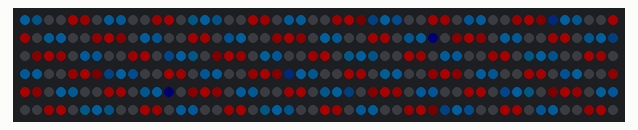
Simulated run of this sketch. Board: Arduino Uno, built with avr-gcc and run on an emulated ATmega328P. Shown: 300 RGB LEDs in strip order, left to right, continuing on the next row. Dim RGB values are drawn brighter than linear.

Above: at 1.1 s.
At 5.14 s:
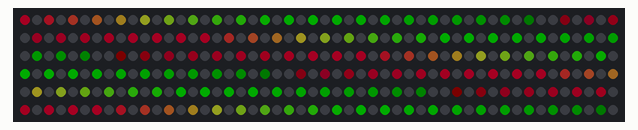
At 9.19 s:
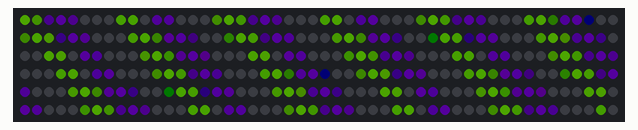
At 19.3 s:
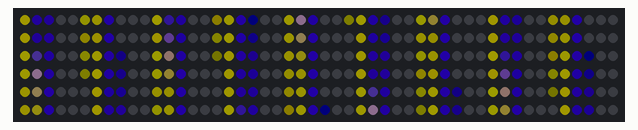
At 29.41 s:
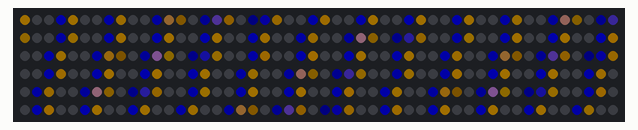
At 39.53 s:
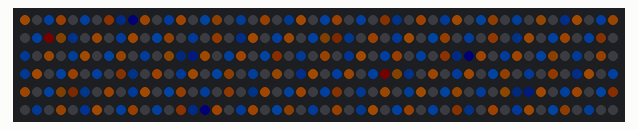

The sketch:

two_sin_pal_demo.ino
```cpp
/* two_sin_pal_demo

By: Andrew Tuline

Date: July, 2015

Two moving waves of different colours. In this case, the wave values are either '1' or '0', thus really bars.
The cool thing about this routine is that there are lot of configurable items without requiring a lot of complex code. It uses
sine waves to create 'bars' and not lengthy/complex 'marching' code.


With a few potentiometers or other inputs, you could change several values:

- Change the width of each wave
- Change the speed
- Change the direction
- Change the overall frequency
- Change the colour of each wave or even change the hue rotation speed.
- You could even get real funky and have different frequencies and phase changes for the waves. Epilepsy alert!

This would make for an awesome interactive display for youth.


*/


#include "FastLED.h"                                          // FastLED library. Please use the latest development version.

#define qsubd(x, b)  ((x>b)?wavebright:0)                     // A digital unsigned subtraction macro. if result <0, then => 0. Otherwise, take on fixed value.
#define qsuba(x, b)  ((x>b)?x-b:0)                            // Unsigned subtraction macro. if result <0, then => 0


#if FASTLED_VERSION < 3001000
#error "Requires FastLED 3.1 or later; check github for latest code."
#endif


// Fixed definitions cannot change on the fly.
#define LED_DT 7                                             // Data pin to connect to the strip.
#define COLOR_ORDER GRB                                       // It's GRB for WS2812B and BGR for APA102
#define LED_TYPE WS2812B                                       // What kind of strip are you using (WS2801, WS2812B or APA102)?
#define NUM_LEDS 300                                           // Number of LED's.

CRGB leds[NUM_LEDS];

unsigned long previousMillis;                                 // Store last time the strip was updated.

// Most of these variables can be mucked around with. Better yet, add some form of variable input or routine to change them on the fly. 1970's here I come. .
//

uint8_t brightness = 255;

uint8_t wavebright = 128;                                     // You can change the brightness of the waves/bars rolling across the screen. Best to make them not as bright as the sparkles.
uint8_t thishue = 0;                                          // You can change the starting hue value for the first wave.
uint8_t thathue = 140;                                        // You can change the starting hue for other wave.
uint8_t thisrot = 1;                                          // You can change how quickly the hue rotates for this wave. Currently 0.
uint8_t thatrot = 1;                                          // You can change how quickly the hue rotates for the other wave. Currently 0.
uint8_t allsat = 255;                                         // I like 'em fully saturated with colour.
uint8_t thisdir = 0;
uint8_t thatdir = 0;
uint8_t alldir = 0;                                           // You can change direction.
int8_t thisspeed = 4;                                         // You can change the speed.
int8_t thatspeed = 4;                                         // You can change the speed.
uint8_t allfreq = 32;                                         // You can change the frequency, thus overall width of bars.
int thisphase = 0;                                            // Phase change value gets calculated.
int thatphase = 0;                                            // Phase change value gets calculated.
uint8_t thiscutoff = 192;                                     // You can change the cutoff value to display this wave. Lower value = longer wave.
uint8_t thatcutoff = 192;                                     // You can change the cutoff value to display that wave. Lower value = longer wave.
int thisdelay = 1;

uint8_t fadeval = 192;


CRGBPalette16 thisPalette;
CRGBPalette16 thatPalette;
TBlendType    currentBlending;        // NOBLEND or LINEARBLEND


void setup() {
  delay(1000);                                                 // Power-up safety delay or something like that.
  Serial.begin(57600);

//  FastLED.addLeds<LED_TYPE, LED_DT, LED_CK, COLOR_ORDER>(leds, NUM_LEDS);  // WS2801 and APA102
  FastLED.addLeds<LED_TYPE, LED_DT, COLOR_ORDER>(leds, NUM_LEDS);       // WS2812

  set_max_power_in_volts_and_milliamps(5, 3000);               // FastLED power management set at 5V, 500mA
  FastLED.setBrightness(brightness);

  // Also, RainbowColors_p, RainbowStripeColors_p, OceanColors_p, CloudColors_p, LavaColors_p, ForestColors_p, and PartyColors_p
  thisPalette = RainbowColors_p;
  thatPalette = RainbowColors_p;
  currentBlending = LINEARBLEND;
} // setup()


void loop() {
  EVERY_N_MILLISECONDS(10) {
    ChangeMe();
  }

  EVERY_N_MILLISECONDS(thisdelay) {
    two_sin();                                                // Routine is still delay based, but at least it's now a non-blocking day.
  }
  show_at_max_brightness_for_power();
} // loop()


void two_sin() {

//  if (alldir == 0) {thisphase+=thisspeed; thatphase+=thatspeed;}        // You can change direction.
//  else {thisphase-=thisspeed; thatphase-=thatspeed;}                    // You can have individual speeds.

    thisdir ? thisphase += beatsin8(thisspeed, 2, 10) : thisphase -= beatsin8(thisspeed, 2, 10);
    thatdir ? thatphase += beatsin8(thisspeed, 2, 10) : thatphase -= beatsin8(thatspeed, 2, 10);
    thatphase += beatsin8(thatspeed, 2, 10);
    thishue += thisrot;                                        // Hue rotation is fun for thiswave.
    thathue += thatrot;                                        // It's also fun for thatwave.

  for (int k=0; k<NUM_LEDS-1; k++) {
    int thisbright = qsuba(cubicwave8((k*allfreq)+thisphase), thiscutoff);      // qsub sets a minimum value called thiscutoff. If < thiscutoff, then bright = 0. Otherwise, bright = 128 (as defined in qsub)..
    int thatbright = qsuba(cubicwave8((k*allfreq)+128+thatphase), thatcutoff);  // This wave is 180 degrees out of phase (with the value of 128).

    leds[k] = ColorFromPalette(thisPalette, thishue, thisbright, currentBlending);
    leds[k] += ColorFromPalette(thatPalette, thathue, thatbright, currentBlending);
  }
     nscale8(leds,NUM_LEDS,fadeval);
} // sinmov8()


// RainbowColors_p, RainbowStripeColors_p, OceanColors_p, CloudColors_p, ForestColors_p, and PartyColors_p.
void ChangeMe() {

//  thisrot += 1;
//  thatrot -= 1;
//  thisspeed += 1;
//  thatspeed += 1;
  allfreq += 1;

//  uint8_t secondHand = (millis() / 1000) % 60;                // Increase this if you want a longer demo.
//  static uint8_t lastSecond = 99;                             // Static variable, means it's only defined once. This is our 'debounce' variable.
//  if( lastSecond != secondHand) {
//    lastSecond = secondHand;
//    switch (secondHand) {
//      case  0: thisrot = 1; thatrot = 1; thisPalette=PartyColors_p; thatPalette=PartyColors_p; break;
//      case  5: thisrot = 0; thatdir = 1; thatspeed = -4; thisPalette=ForestColors_p; thatPalette=OceanColors_p; break;
//      case 10: thatrot = 0; thisPalette=PartyColors_p; thatPalette=RainbowColors_p; break;
//      case 15: allfreq = 16; thisdir = 1; thathue = 128; break;
//      case 20: thiscutoff = 96; thatcutoff = 240; break;
//      case 25: thiscutoff = 96; thatdir = 0; thatcutoff = 96; thisrot = 1; break;
//      case 30: thisspeed= -4; thisdir = 0; thatspeed= -4; break;
//      case 35: thiscutoff = 128; thatcutoff = 128; wavebright = 64; break;
//      case 40: wavebright = 128; thisspeed = 3; break;
//      case 45: thisspeed = 3; thatspeed = -3; break;
//      case 50: thisspeed = 2; thatcutoff = 96; thiscutoff = 224; thatspeed = 3; break;
//      case 55: resetvar(); break;
//      case 60: break;
//    }
//  }
} // ChangeMe()


void resetvar() {                   // Reset the variable back to the beginning.
  wavebright = 128;                    // You can change the brightness of the waves/bars rolling across the screen. Best to make them not as bright as the sparkles.
  thishue = 0;                         // You can change the starting hue value for the first wave.
  thathue = 140;                       // You can change the starting hue for other wave.
  thisrot = 0;                         // You can change how quickly the hue rotates for this wave. Currently 0.
  thatrot = 0;                         // You can change how quickly the hue rotates for the other wave. Currently 0.
  allsat = 255;                        // I like 'em fully saturated with colour.
  thisspeed = 4;                       // You can change the speed, and use negative values.
  thatspeed = 4;                       // You can change the speed, and use negative values.
  allfreq = 32;                        // You can change the frequency, thus overall width of bars.
  thisphase = 0;                       // Phase change value gets calculated.
  thatphase = 0;                       // Phase change value gets calculated.
  thiscutoff = 192;                    // You can change the cutoff value to display this wave. Lower value = longer wave.
  thatcutoff = 192;                    // You can change the cutoff value to display that wave. Lower value = longer wave.
  thisdelay = 1;                      // You can change the delay. Also you can change the allspeed variable above.
  thisdir = 0;
  thatdir = 0;
} // resetvar()
```
